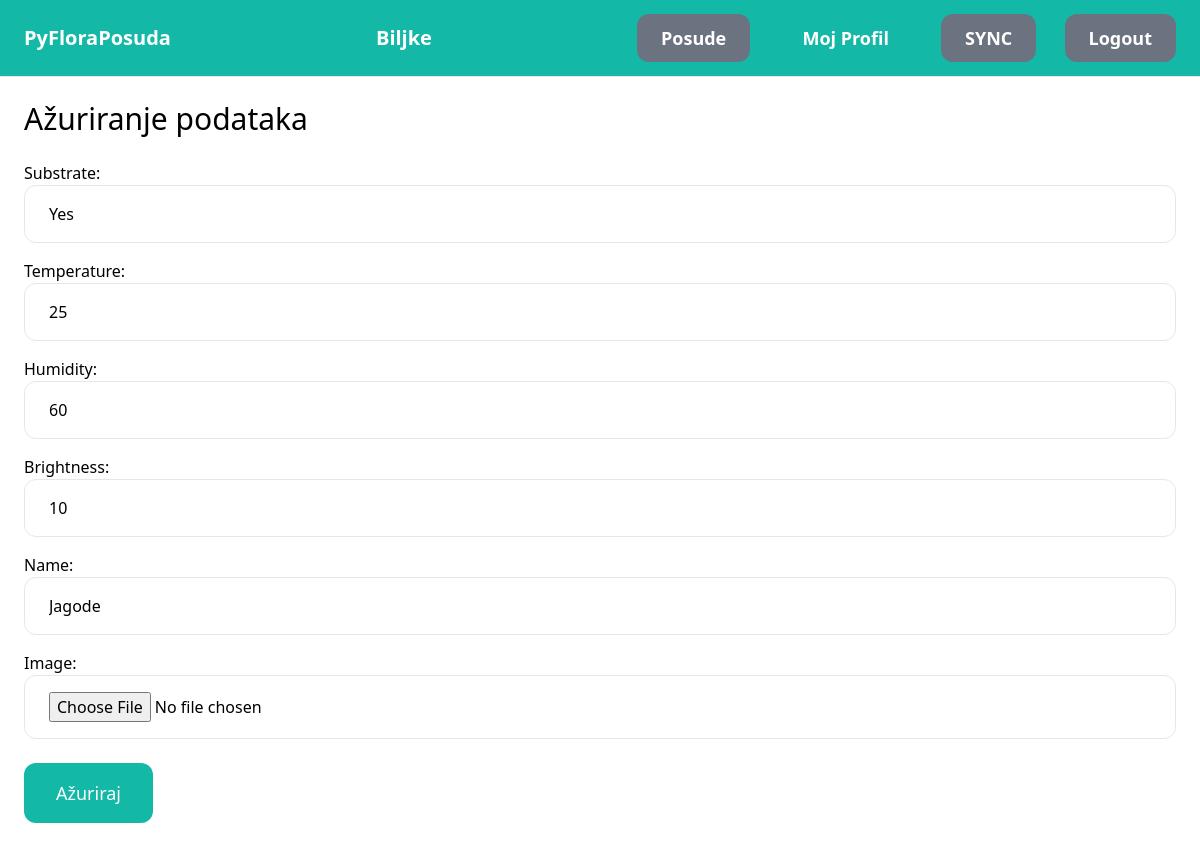
The app's page /biljke/7/promjena/ (signed in) with its own data.
### plant/models.py (models this page shows, shortened)
class Plant(models.Model):
    name = models.CharField(max_length=255)
    image = models.ImageField(upload_to='plant_images')
    humidity = models.CharField(max_length=255)
    brightness = models.CharField(max_length=255)
    temperature = models.CharField(max_length=255)
    substrate = models.CharField(max_length=255)

### plant/views.py (the view)
# urls.py: path('<int:pk>/promjena/', views.edit, name='edit'),
@login_required
def edit(request, pk):
    plant = get_object_or_404(Plant, pk=pk)
    if request.method == 'POST':
        form = EditPlantForm(request.POST, request.FILES, instance=plant)
        if form.is_valid():
            form.save()
            return redirect('plant:detail', pk=plant.id)
    else:
        form = EditPlantForm(instance=plant)
    return render(request, 'plants/form.html', {
        'form': form,
        'title': 'Ažuriranje podataka',
        'komanda': 'Ažuriraj',
    })

### plant/forms.py
class EditPlantForm(forms.ModelForm):
    class Meta:
        model = Plant
        fields = {'name', 'image', 'humidity', 'brightness', 'temperature', 'substrate'}
        widgets = {
            'name': forms.TextInput(attrs={
                'class': INPUT_CLASSES
            }),
            'image': forms.FileInput(attrs={
                'class': INPUT_CLASSES
            }),
            'humidity': forms.TextInput(attrs={
                'class': INPUT_CLASSES
            }),
            'brightness': forms.TextInput(attrs={
                'class': INPUT_CLASSES
            }),
            'temperature': forms.TextInput(attrs={
                'class': INPUT_CLASSES
            }),
            'substrate': forms.TextInput(attrs={
                'class': INPUT_CLASSES
            })
        }

### plant/templates/plants/form.html (shortened to what this page needs)
{% extends 'core/base.html' %}
{% block content %}
<h1 class="mb-6 text-3xl">{{ title }}</h1>
<form method="post" action="." enctype="multipart/form-data">
    <div class="space-y-4">
        {{ form.as_p }}
    </div>
    <button class="mt-6 py-4 px-8 text-lg bg-teal-500 hover:bg-teal-700 rounded-xl text-white">{{ komanda }}</button>
</form>
{% endblock %}

### records on screen
Plant: substrate "Yes", temperature "25", humidity "60", brightness "10", name "Jagode"

### other values on screen
{{ title }} "Ažuriranje podataka"
{{ komanda }} "Ažuriraj"
